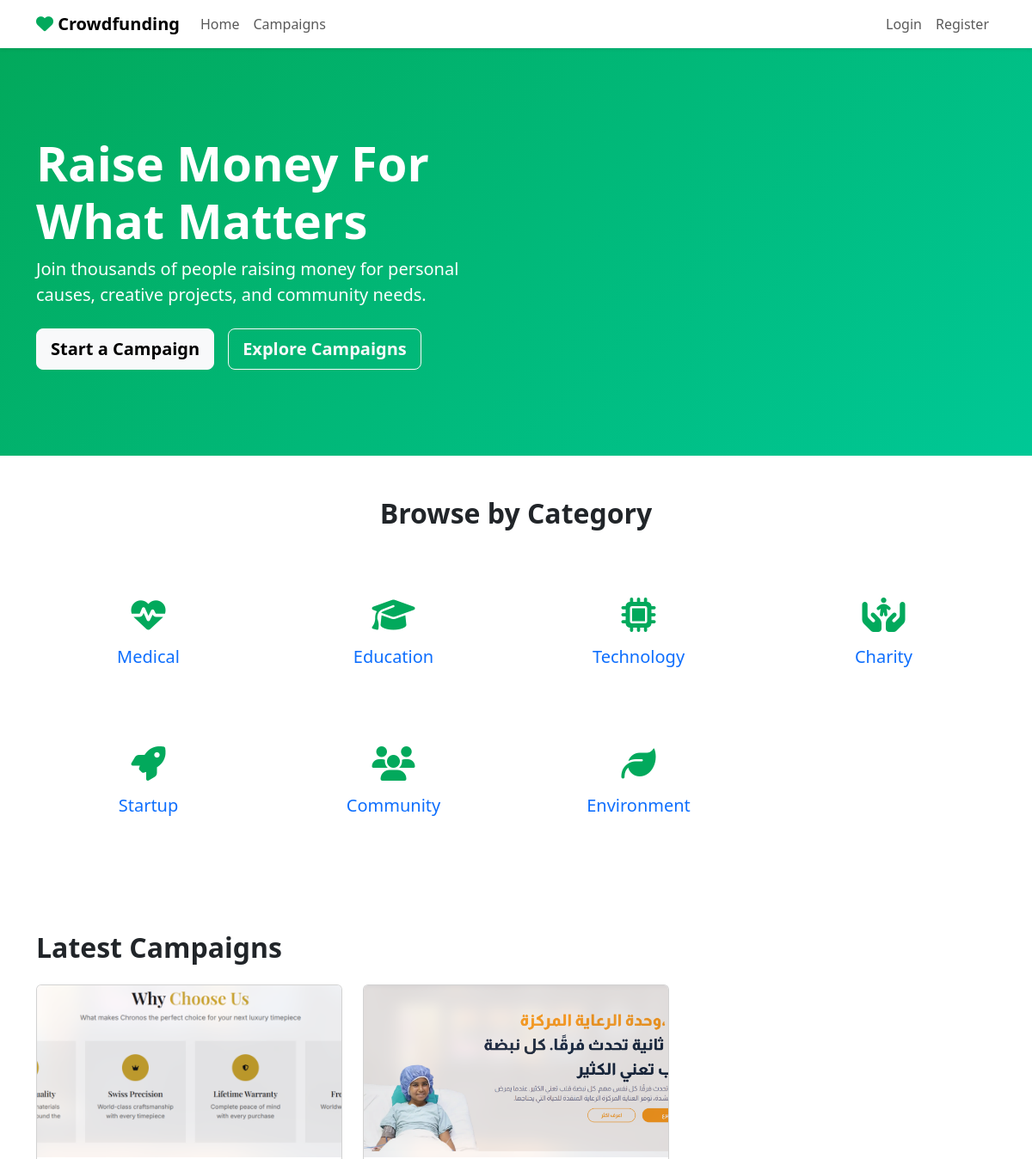
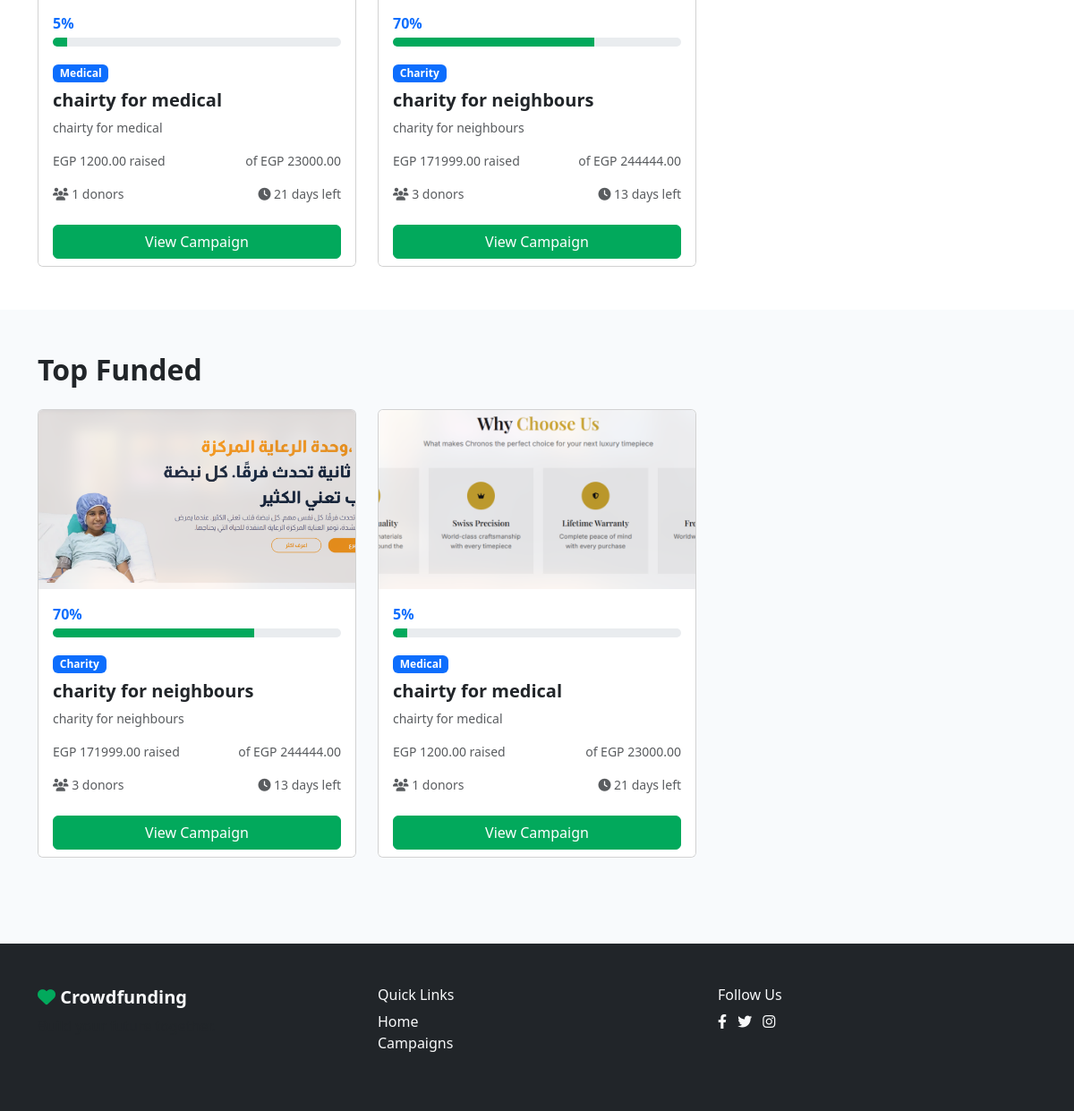
The page / on the database its author committed (2 pictures, top to bottom).
### projects/models.py (models this page shows, shortened)
class Category(models.Model):
    name = models.CharField(max_length=100, unique=True)
    slug = models.SlugField(max_length=100, unique=True)
    icon = models.CharField(max_length=50, blank=True, null=True)
    class Meta:
        verbose_name_plural = 'Categories'

class Campaign(models.Model):
    owner = models.ForeignKey(settings.AUTH_USER_MODEL, on_delete=models.CASCADE, related_name='campaigns')
    title = models.CharField(max_length=255)
    short_description = models.CharField(max_length=500)
    story = models.TextField()
    category = models.ForeignKey(Category, on_delete=models.CASCADE, related_name='campaigns')
    goal_amount = models.DecimalField(max_digits=12, decimal_places=2)
    raised_amount = models.DecimalField(max_digits=12, decimal_places=2, default=0.00)
    start_date = models.DateField()
    end_date = models.DateField()
    cover_image = models.ImageField(upload_to='campaign_covers/')
    is_featured = models.BooleanField(default=False)
    created_at = models.DateTimeField(auto_now_add=True)
    updated_at = models.DateTimeField(auto_now=True)
    def get_progress_percentage(self):
        if self.goal_amount == 0:
            return 0
        try:
            percentage = (float(self.raised_amount) / float(self.goal_amount)) * 100
            return round(min(100, percentage))
        except (ZeroDivisionError, TypeError):
            return 0
    def get_days_left(self):
        today = date.today()
        if today > self.end_date:
            return 0
        return (self.end_date - today).days
    def get_donor_count(self):
        return self.donations.values('donor').distinct().count()

### projects/views.py (the view)
# urls.py: path('', views.home, name='home'),
def home(request):
    featured_campaigns = Campaign.objects.filter(is_featured=True)[:3]
    latest_campaigns = Campaign.objects.order_by('-created_at')[:6]
    categories = Category.objects.all()
    top_campaigns = Campaign.objects.annotate(
        total_raised=Sum('donations__amount')
    ).order_by('-total_raised')[:4]
    return render(request, 'projects/home.html', {
        'featured_campaigns': featured_campaigns,
        'latest_campaigns': latest_campaigns,
        'categories': categories,
        'top_campaigns': top_campaigns,
    })

### projects/context_processors.py (called while the page is built)
def categories_processor(request):
    return {'all_categories': Category.objects.all()}

### templates/projects/home.html (shortened to what this page needs)
{% extends "base.html" %}
{% block content %}
<section class="hero-section">
    <div class="container">
        <div class="row align-items-center">
            <div class="col-lg-6">
                <h1 class="display-4 fw-bold">Raise Money For What Matters</h1>
                <p class="lead">Join thousands of people raising money for personal causes, creative projects, and community needs.</p>
                <div class="d-flex gap-3 mt-4">
                    <a href="{% url 'campaign_create' %}" class="btn btn-light btn-lg fw-bold">Start a Campaign</a>
                    <a href="{% url 'campaign_list' %}" class="btn btn-outline-light btn-lg fw-bold">Explore Campaigns</a>
                </div>
            </div>
        </div>
    </div>
</section>
{% if categories %}
<section class="py-5 bg-white">
    <div class="container">
        <h2 class="text-center mb-5 fw-bold">Browse by Category</h2>
        <div class="row g-4">
            {% for category in categories %}
            <div class="col-lg-3 col-md-4 col-sm-6">
                <a href="{% url 'campaign_list' %}?category={{ category.slug }}" class="text-decoration-none">
                    <div class="category-card">
                        <i class="fas {{ category.icon|default:'fa-heart' }}"></i>
                        <h5 class="mt-3">{{ category.name }}</h5>
                    </div>
                </a>
            </div>
            {% endfor %}
        </div>
    </div>
</section>
{% endif %}
{% if latest_campaigns %}
<section class="py-5 bg-white">
    <div class="container">
        <h2 class="fw-bold mb-4">Latest Campaigns</h2>
        <div class="row g-4">
            {% for campaign in latest_campaigns %}
                {% include "projects/_campaign_card.html" %}
            {% endfor %}
        </div>
    </div>
</section>
{% endif %}
{% if top_campaigns %}
<section class="py-5">
    <div class="container">
        <h2 class="fw-bold mb-4">Top Funded</h2>
        <div class="row g-4">
            {% for campaign in top_campaigns %}
                {% include "projects/_campaign_card.html" %}
            {% endfor %}
        </div>
    </div>
</section>
{% endif %}
{% endblock %}

### templates/projects/_campaign_card.html
<div class="col-lg-4 col-md-6">
  <div class="card campaign-card h-100">
    {% if campaign.cover_image %}
    <img
      src="{{ campaign.cover_image.url }}"
      class="card-img-top"
      alt="{{ campaign.title }}"
      style="height: 200px; object-fit: cover"
    />
    {% endif %}
    <div class="card-body">
                        <div class="d-flex justify-content-between mb-1">
                            <span class="fw-bold text-primary">{{ campaign.get_progress_percentage|floatformat:"0" }}%</span>
                        </div>
                        <div class="progress mb-3" style="height: 10px;">
                            <div class="progress-bar" role="progressbar" style="width: {{ campaign.get_progress_percentage|floatformat:"0" }}%;" aria-valuenow="{{ campaign.get_progress_percentage|floatformat:"0" }}" aria-valuemin="0" aria-valuemax="100"></div>
                        </div>
      <span class="badge bg-primary mb-2">{{ campaign.category.name }}</span>
      <h5 class="card-title fw-bold">{{ campaign.title }}</h5>
      <p class="card-text text-muted small">{{ campaign.short_description }}</p>
      <div class="d-flex justify-content-between text-muted small">
        <span>EGP {{ campaign.raised_amount }} raised</span>
        <span>of EGP {{ campaign.goal_amount }}</span>
      </div>
      <div class="d-flex justify-content-between mt-3">
        <small class="text-muted"
          ><i class="fas fa-users"></i> {{ campaign.get_donor_count }}
          donors</small
        >
        <small class="text-muted"
          ><i class="fas fa-clock"></i> {{ campaign.get_days_left }} days
          left</small
        >
      </div>
    </div>
    <div class="card-footer bg-white border-top-0">
      <a
        href="{% url 'campaign_detail' campaign.pk %}"
        class="btn btn-primary w-100"
        >View Campaign</a
      >
    </div>
  </div>
</div>

### static/css/style.css (style rules this page uses)
:root { --primary-color: #02A95C; --secondary-color: #00C896; --background-color: #F8FAFC; }
body { font-family: 'Segoe UI', Tahoma, Geneva, Verdana, sans-serif; background-color: var(--background-color); }
.btn-primary { background-color: var(--primary-color); border-color: var(--primary-color); }
.progress-bar { background-color: var(--primary-color); }
.hero-section { background: linear-gradient(135deg, #02A95C 0%, #00C896 100%); padding: 100px 0; color: white; }
.campaign-card { transition: transform 0.3s, box-shadow 0.3s; }
.category-card { background: white; border-radius: 10px; padding: 30px; text-align: center; transition: all 0.3s; }
.category-card i { font-size: 2.5rem; color: var(--primary-color); }

### rows shown on the page
Category: name "Medical"
Category: name "Education"
Category: name "Technology"
Category: name "Charity"
Category: name "Startup"
Category: name "Community"
Category: name "Environment"
Campaign: cover_image (picture), get_progress_percentage "5", category.name "Medical", title "chairty for medical", short_description "chairty for medical", raised_amount "1200.00", goal_amount "23000.00", get_donor_count "1", get_days_left "21"
Campaign: cover_image (picture), get_progress_percentage "70", category.name "Charity", title "charity for neighbours", short_description "charity for neighbours", raised_amount "171999.00", goal_amount "244444.00", get_donor_count "3", get_days_left "13"
